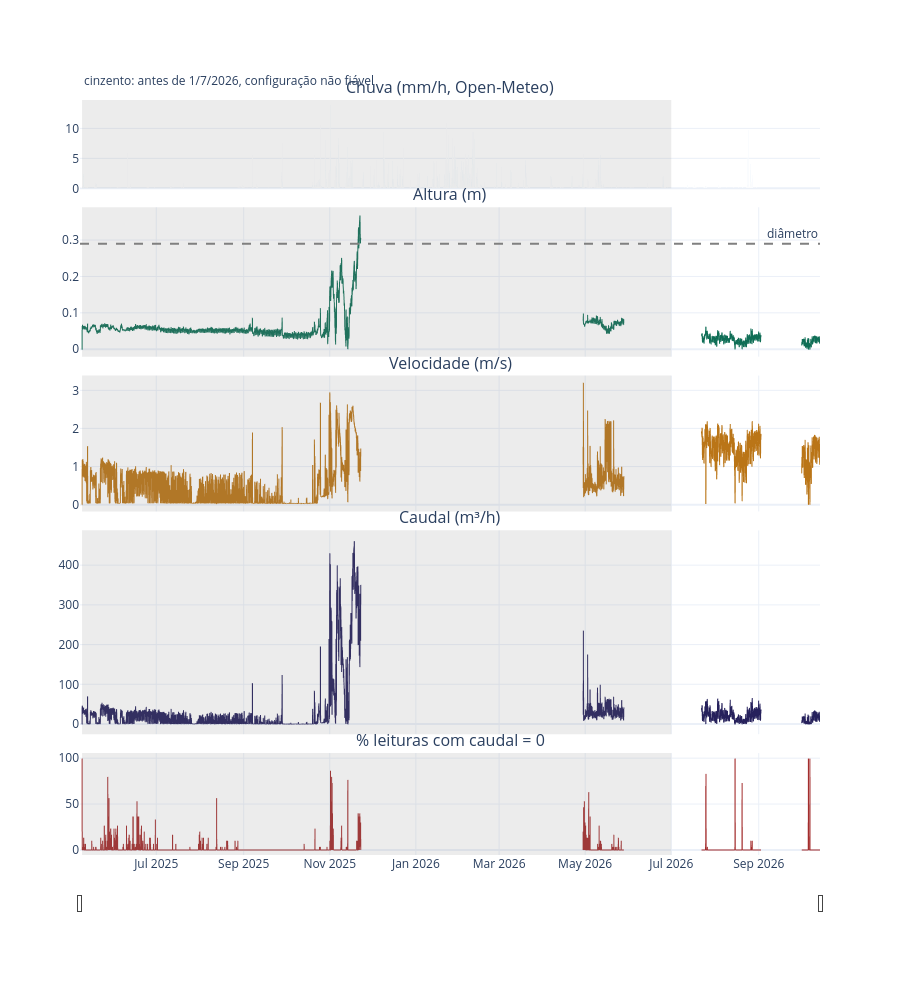

Source (notebook cell):
### Markdown cell above
## 1. All the data

Every 2-minute reading, from May 2025 to mid-October 2026, shown as hourly means so the plot stays light. The October readings come from the new folder (the model never trained on them). Gray band: before 1 July 2026, when the devices were not configured properly. The code drops all of it.

The bottom row is the share of readings in each hour where caudal is exactly 0.

### Code cell
def read_nivus(path):
    with path.open(encoding="utf-8-sig") as handle:
        header = next(i for i, line in enumerate(handle) if line.lower().startswith("date;time"))
    raw = pd.read_csv(path, sep=";", skiprows=header, encoding="utf-8-sig", dtype=str).dropna(subset=["Date", "Time"])
    out = pd.DataFrame({"datetime": pd.to_datetime(raw["Date"] + " " + raw["Time"], format="%d.%m.%Y %H:%M:%S", errors="coerce")})
    for name, fragment in {"caudal_l_s": "app1_q", "altura_m": "app1_h", "velocidade_m_s": "app1_v"}.items():
        column = next(c for c in raw.columns if fragment in c.lower())
        out[name] = pd.to_numeric(raw[column].str.replace(",", ".", regex=False), errors="coerce")
    out["caudal_m3_h"] = out["caudal_l_s"] * 3.6
    return out


prefix = STATIONS[ESTACAO]["folder"].lower()
novos = pd.concat(
    [read_nivus(f) for folder in DADOS_NOVOS.iterdir() if folder.is_dir() and folder.name.lower().startswith(prefix)
     for f in sorted(folder.rglob("*")) if f.is_file() and f.parent.name.upper() == "DATA" and f.suffix.lower() == ".csv"],
    ignore_index=True,
)
antigos = pd.read_csv(INTERIM_DIR / f"{ESTACAO}_merged.csv", parse_dates=["datetime"],
                      usecols=["datetime", "caudal_l_s", "caudal_m3_h", "altura_m", "velocidade_m_s"])
leituras = (pd.concat([antigos, novos]).dropna(subset=["datetime"])
            .drop_duplicates("datetime", keep="last").sort_values("datetime").set_index("datetime"))
chuva = load_precip(ESTACAO)

por_hora = leituras.resample("h").agg({"altura_m": "mean", "velocidade_m_s": "mean", "caudal_m3_h": "mean"})
por_hora["zeros"] = leituras["caudal_l_s"].eq(0).resample("h").mean() * 100
print(f"{STATIONS[ESTACAO]['folder']}: {len(leituras):,} leituras de 2 min, "
      f"{leituras.index.min():%d/%m/%Y} → {leituras.index.max():%d/%m/%Y}")

fig = make_subplots(rows=5, cols=1, shared_xaxes=True, vertical_spacing=0.025,
                    row_heights=[0.13, 0.22, 0.2, 0.3, 0.15],
                    subplot_titles=("Chuva (mm/h, Open-Meteo)", "Altura (m)", "Velocidade (m/s)",
                                    "Caudal (m³/h)", "% leituras com caudal = 0"))
fig.add_trace(go.Bar(x=chuva.index, y=chuva, marker_color="#378ADD", name="chuva"), row=1, col=1)
for row, col, color in ((2, "altura_m", "#0F6E56"), (3, "velocidade_m_s", "#BA7517"), (4, "caudal_m3_h", "#26215C"), (5, "zeros", "#A32D2D")):
    fig.add_trace(go.Scattergl(x=por_hora.index, y=por_hora[col], mode="lines", line=dict(width=1, color=color), name=col), row=row, col=1)
fig.add_hline(y=DIAMETRO, line=dict(color="gray", dash="dash"), row=2, col=1, annotation_text="diâmetro")
fig.add_vrect(x0=leituras.index.min(), x1=INICIO, fillcolor="gray", opacity=0.15, line_width=0)
fig.add_annotation(x=leituras.index.min(), y=1.04, xref="x", yref="paper", xanchor="left", showarrow=False,
                   text="cinzento: antes de 1/7/2026, configuração não fiável")
fig.update_layout(height=1000, template="plotly_white", showlegend=False, hovermode="x unified")
fig.update_xaxes(rangeslider=dict(visible=True, thickness=0.04), row=5, col=1)
fig.show()

### Figure 1 — Plotly figure (JSON) as saved in the notebook; plotly's stock layout.template omitted (floating-point values rounded to 4 significant figures; data arrays with more than 128 entries replaced by an {"elided": "..."} marker saying what was removed)
{"data": [{"marker": {"color": "#378ADD"}, "name": "chuva", "type": "bar", "x": {"elided": "11616 str values"}, "xaxis": "x", "y": {"elided": "11616 float values"}, "yaxis": "y"}, {"line": {"color": "#0F6E56", "width": 1}, "mode": "lines", "name": "altura_m", "type": "scattergl", "x": {"elided": "12553 str values"}, "xaxis": "x2", "y": {"elided": "12553 float values"}, "yaxis": "y2"}, {"line": {"color": "#BA7517", "width": 1}, "mode": "lines", "name": "velocidade_m_s", "type": "scattergl", "x": {"elided": "12553 str values"}, "xaxis": "x3", "y": {"elided": "12553 float values"}, "yaxis": "y3"}, {"line": {"color": "#26215C", "width": 1}, "mode": "lines", "name": "caudal_m3_h", "type": "scattergl", "x": {"elided": "12553 str values"}, "xaxis": "x4", "y": {"elided": "12553 float values"}, "yaxis": "y4"}, {"line": {"color": "#A32D2D", "width": 1}, "mode": "lines", "name": "zeros", "type": "scattergl", "x": {"elided": "12553 str values"}, "xaxis": "x5", "y": {"elided": "12553 float values"}, "yaxis": "y5"}], "layout": {"annotations": [{"font": {"size": 16}, "showarrow": false, "text": "Chuva (mm/h, Open-Meteo)", "x": 0.5, "xanchor": "center", "xref": "paper", "y": 1, "yanchor": "bottom", "yref": "paper"}, {"font": {"size": 16}, "showarrow": false, "text": "Altura (m)", "x": 0.5, "xanchor": "center", "xref": "paper", "y": 0.858, "yanchor": "bottom", "yref": "paper"}, {"font": {"size": 16}, "showarrow": false, "text": "Velocidade (m/s)", "x": 0.5, "xanchor": "center", "xref": "paper", "y": 0.635, "yanchor": "bottom", "yref": "paper"}, {"font": {"size": 16}, "showarrow": false, "text": "Caudal (m³/h)", "x": 0.5, "xanchor": "center", "xref": "paper", "y": 0.43, "yanchor": "bottom", "yref": "paper"}, {"font": {"size": 16}, "showarrow": false, "text": "% leituras com caudal = 0", "x": 0.5, "xanchor": "center", "xref": "paper", "y": 0.135, "yanchor": "bottom", "yref": "paper"}, {"showarrow": false, "text": "diâmetro", "x": 1, "xanchor": "right", "xref": "x2 domain", "y": 0.29, "yanchor": "bottom", "yref": "y2"}, {"showarrow": false, "text": "cinzento: antes de 1/7/2026, configuração não fiável", "x": "2025-05-09T10:26:00", "xanchor": "left", "xref": "x", "y": 1.04, "yref": "paper"}], "height": 1000, "hovermode": "x unified", "shapes": [{"line": {"color": "gray", "dash": "dash"}, "type": "line", "x0": 0, "x1": 1, "xref": "x2 domain", "y0": 0.29, "y1": 0.29, "yref": "y2"}, {"fillcolor": "gray", "line": {"width": 0}, "opacity": 0.15, "type": "rect", "x0": "2025-05-09T10:26:00", "x1": "2026-07-01T00:00:00", "xref": "x", "y0": 0, "y1": 1, "yref": "y domain"}, {"fillcolor": "gray", "line": {"width": 0}, "opacity": 0.15, "type": "rect", "x0": "2025-05-09T10:26:00", "x1": "2026-07-01T00:00:00", "xref": "x2", "y0": 0, "y1": 1, "yref": "y2 domain"}, {"fillcolor": "gray", "line": {"width": 0}, "opacity": 0.15, "type": "rect", "x0": "2025-05-09T10:26:00", "x1": "2026-07-01T00:00:00", "xref": "x3", "y0": 0, "y1": 1, "yref": "y3 domain"}, {"fillcolor": "gray", "line": {"width": 0}, "opacity": 0.15, "type": "rect", "x0": "2025-05-09T10:26:00", "x1": "2026-07-01T00:00:00", "xref": "x4", "y0": 0, "y1": 1, "yref": "y4 domain"}, {"fillcolor": "gray", "line": {"width": 0}, "opacity": 0.15, "type": "rect", "x0": "2025-05-09T10:26:00", "x1": "2026-07-01T00:00:00", "xref": "x5", "y0": 0, "y1": 1, "yref": "y5 domain"}], "showlegend": false, "xaxis": {"anchor": "y", "domain": [0, 1], "matches": "x5", "showticklabels": false}, "xaxis2": {"anchor": "y2", "domain": [0, 1], "matches": "x5", "showticklabels": false}, "xaxis3": {"anchor": "y3", "domain": [0, 1], "matches": "x5", "showticklabels": false}, "xaxis4": {"anchor": "y4", "domain": [0, 1], "matches": "x5", "showticklabels": false}, "xaxis5": {"anchor": "y5", "domain": [0, 1], "rangeslider": {"thickness": 0.04, "visible": true}}, "yaxis": {"anchor": "x", "domain": [0.883, 1]}, "yaxis2": {"anchor": "x2", "domain": [0.66, 0.858]}, "yaxis3": {"anchor": "x3", "domain": [0.455, 0.635]}, "yaxis4": {"anchor": "x4", "domain": [0.16, 0.43]}, "yaxis5": {"anchor": "x5", "domain": [0, 0.135]}}}
